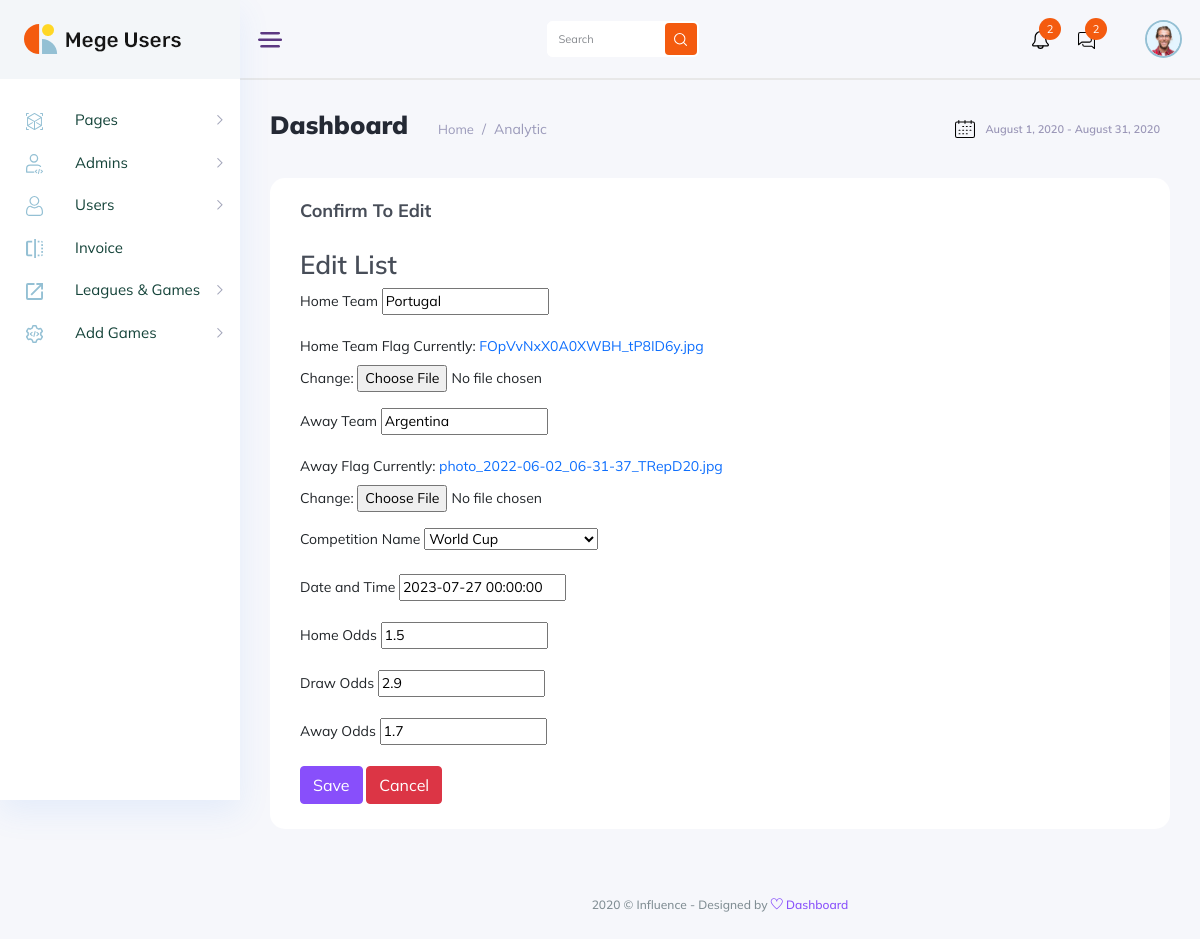
/editTopMatch/63/, run on the app's committed database.
### Admin/models.py (models this page shows, shortened)
class TopMatch(models.Model):
    country_name1 = models.CharField(max_length=50)
    country1_flag = models.ImageField()
    country_name2 = models.CharField(max_length=50)
    country2_flag = models.ImageField()
    comp_name = models.ForeignKey(League, on_delete=models.CASCADE, null=True, blank=False)
    date = models.DateTimeField()
    odd_home = models.FloatField(null=True, blank=False)
    odd_draw = models.FloatField(null=True, blank=False)
    odd_away = models.FloatField(null=True, blank=False)

### Admin/views.py (the view, shortened to what this page needs)
# urls.py: path('editTopMatch/<int:id>/', views.editTopMatch, name='editTopMatch'),
def editTopMatch(request, id):
    edittopmatch = get_object_or_404(TopMatch, id=id)
    if request.method == 'GET':
        context = {'form': TopMatchForm(instance=edittopmatch), 'id': id}
        return render(request,'edit_top_match.html',context)

### Admin/forms.py
class TopMatchForm(forms.ModelForm):
    class Meta:
        model = TopMatch
        fields = ['country_name1', 'country1_flag', 'country_name2', 'country2_flag', 'comp_name', 'date', 'odd_home', 'odd_draw', 'odd_away']

### Admin/models.py (called while the page is built)
    def __str__(self) -> str:
        return self.league_name

### Admin/templates/edit_top_match.html (shortened to what this page needs)
{% load static %}
<!DOCTYPE html>
<html lang="zxx">
  {% include 'includes/head1.html' %}
  <body class="crm_body_bg">
    {% include 'includes/nav.html' %}
    <section class="main_content dashboard_part large_header_bg">
      {% include 'includes/content.html' %}
      <div class="main_content_iner overly_inner">
        <div class="container-fluid p-0">
          <div class="row">
            <div class="col-12">
              <div
                class="page_title_box d-flex flex-wrap align-items-center justify-content-between"
              >
                <div class="page_title_left d-flex align-items-center">
                  <h3 class="f_s_25 f_w_700 dark_text mr_30">Dashboard</h3>
                  <ol class="breadcrumb page_bradcam mb-0">
                    <li class="breadcrumb-item">
                      <a href="javascript:void(0);">Home</a>
                    </li>
                    <li class="breadcrumb-item active">Analytic</li>
                  </ol>
                </div>
                <div class="page_title_right">
                  <div class="page_date_button d-flex align-items-center">
                    <img src="{% static 'img/icon/calender_icon.svg' %}" alt />
                    August 1, 2020 - August 31, 2020
                  </div>
                </div>
              </div>
            </div>
          </div>
          <div class="row">
            <div class="col-12">
              <div class="white_card card_height_100 mb_30">
                <div class="white_card_header">
                  <div class="box_header m-0">
                    <div class="main-title">
                      <h3 class="m-0">Confirm To Edit</h3>
                    </div>
                  </div>
                </div>
                <div class="white_card_body">
            <h3>{% if id %} Edit {% else %} New {% endif %} List</h3>
            <form method="POST" enctype="multipart/form-data">
                <div class="mb-3">
                    <label for="{{ form.country_name1.id_for_label }}" class="form-label">Home Team</label>
                    {{ form.country_name1 }}
                </div>
                <div class="mb-3">
                    <label for="{{ form.country1_flag.id_for_label }}" class="form-label">Home Team Flag</label>
                    {{ form.country1_flag }}
                </div>
                <div class="mb-3">
                    <label for="{{ form.country_name2.id_for_label }}" class="form-label">Away Team</label>
                    {{ form.country_name2 }}
                </div>
                <div class="mb-3">
                    <label for="{{ form.country2_flag.id_for_label }}" class="form-label">Away Flag</label>
                    {{ form.country2_flag }}
                </div>
                <div class="mb-3">
                    <label for="{{ form.comp_name.id_for_label }}" class="form-label">Competition Name</label>
                    {{ form.comp_name }}
                </div>
                <div class="mb-3">
                    <label for="{{ form.date.id_for_label }}" class="form-label">Date and Time</label>
                    {{ form.date }}
                </div>
                <div class="mb-3">
                    <label for="{{ form.odd_home.id_for_label }}" class="form-label">Home Odds</label>
                    {{ form.odd_home }}
                </div>
                <div class="mb-3">
                    <label for="{{ form.odd_draw.id_for_label }}" class="form-label">Draw Odds</label>
                    {{ form.odd_draw }}
                </div>
                <div class="mb-3">
                    <label for="{{ form.odd_away.id_for_label }}" class="form-label">Away Odds</label>
                    {{ form.odd_away }}
                </div>
                <input type="submit" class="btn btn-primary" value="Save">
                <button type="submit" class="btn btn-danger"><a href="{% url 'topMatchList' %}" style="color: white;">Cancel</a></button>
            </form>
                </div>
              </div>
            </div>
          </div>
        </div>
      </div>
      <div class="footer_part">
        <div class="container-fluid">
          <div class="row">
            <div class="col-lg-12">
              <div class="footer_iner text-center">
                <p>
                  2020 © Influence - Designed by
                  <a href="#"> <i class="ti-heart"></i> </a
                  ><a href="#"> Dashboard</a>
                </p>
              </div>
            </div>
          </div>
        </div>
      </div>
    </section>
  </body>
</html>

### data on the page
TopMatch: country_name1 "Portugal", country_name2 "Argentina", comp_name "World Cup", date "2023-07-27 00:00:00", odd_home "1.5", odd_draw "2.9", odd_away "1.7"
